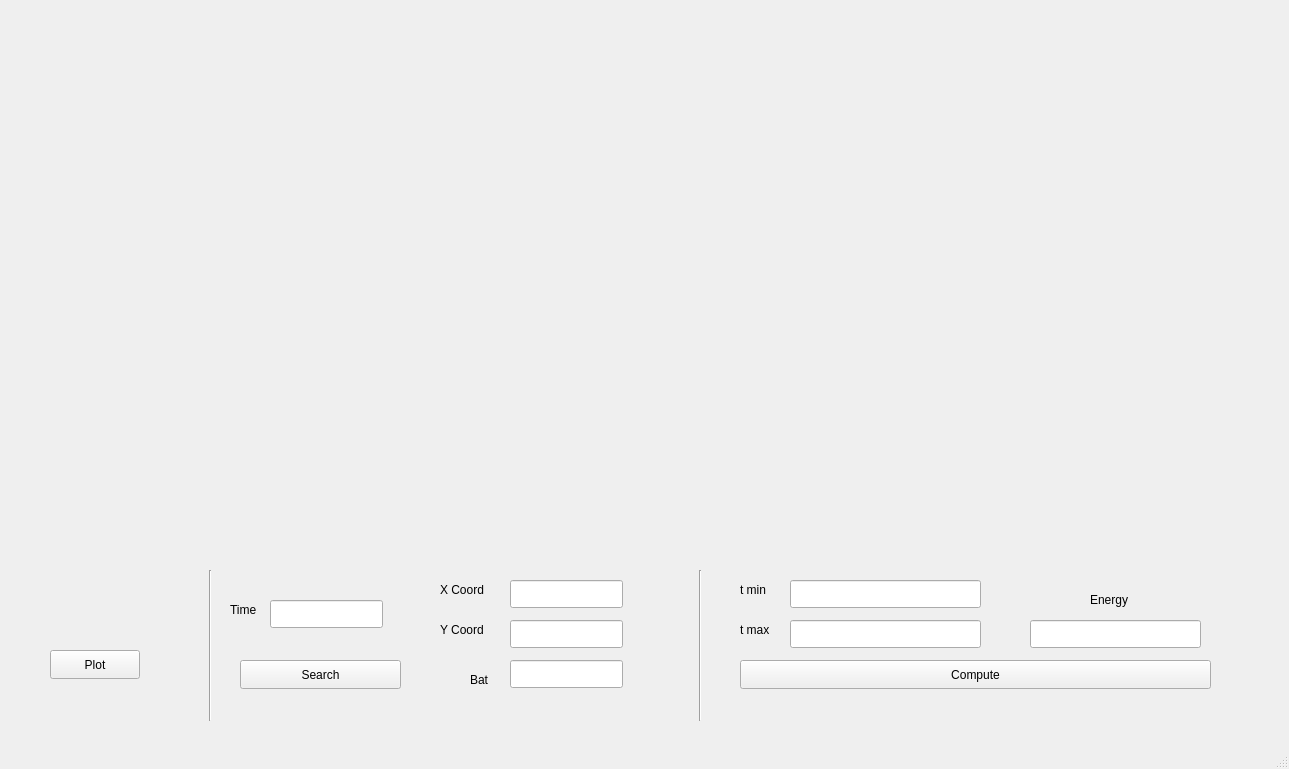
<?xml version="1.0" encoding="UTF-8"?>
<ui version="4.0">
 <class>MainWindow</class>
 <widget class="QMainWindow" name="MainWindow">
  <property name="geometry">
   <rect>
    <x>0</x>
    <y>0</y>
    <width>1289</width>
    <height>769</height>
   </rect>
  </property>
  <property name="windowTitle">
   <string>MainWindow</string>
  </property>
  <widget class="QWidget" name="centralwidget">
   <widget class="QCustomPlot" name="plot_1" native="true">
    <property name="geometry">
     <rect>
      <x>20</x>
      <y>20</y>
      <width>1251</width>
      <height>171</height>
     </rect>
    </property>
   </widget>
   <widget class="QCustomPlot" name="plot_2" native="true">
    <property name="geometry">
     <rect>
      <x>20</x>
      <y>210</y>
      <width>1251</width>
      <height>171</height>
     </rect>
    </property>
   </widget>
   <widget class="QCustomPlot" name="plot_3" native="true">
    <property name="geometry">
     <rect>
      <x>20</x>
      <y>390</y>
      <width>1251</width>
      <height>171</height>
     </rect>
    </property>
   </widget>
   <widget class="QLabel" name="label">
    <property name="geometry">
     <rect>
      <x>230</x>
      <y>600</y>
      <width>41</width>
      <height>20</height>
     </rect>
    </property>
    <property name="text">
     <string>Time</string>
    </property>
   </widget>
   <widget class="QLabel" name="label_2">
    <property name="geometry">
     <rect>
      <x>440</x>
      <y>580</y>
      <width>61</width>
      <height>20</height>
     </rect>
    </property>
    <property name="text">
     <string>X Coord</string>
    </property>
   </widget>
   <widget class="QLabel" name="label_3">
    <property name="geometry">
     <rect>
      <x>440</x>
      <y>620</y>
      <width>61</width>
      <height>20</height>
     </rect>
    </property>
    <property name="text">
     <string>Y Coord</string>
    </property>
   </widget>
   <widget class="QLabel" name="label_4">
    <property name="geometry">
     <rect>
      <x>470</x>
      <y>670</y>
      <width>21</width>
      <height>20</height>
     </rect>
    </property>
    <property name="text">
     <string>Bat</string>
    </property>
   </widget>
   <widget class="QLabel" name="label_5">
    <property name="geometry">
     <rect>
      <x>740</x>
      <y>580</y>
      <width>41</width>
      <height>20</height>
     </rect>
    </property>
    <property name="text">
     <string>t min</string>
    </property>
   </widget>
   <widget class="QLabel" name="label_6">
    <property name="geometry">
     <rect>
      <x>740</x>
      <y>620</y>
      <width>41</width>
      <height>20</height>
     </rect>
    </property>
    <property name="text">
     <string>t max</string>
    </property>
   </widget>
   <widget class="QLabel" name="label_7">
    <property name="geometry">
     <rect>
      <x>1090</x>
      <y>590</y>
      <width>51</width>
      <height>20</height>
     </rect>
    </property>
    <property name="text">
     <string>Energy</string>
    </property>
   </widget>
   <widget class="QPushButton" name="btplot">
    <property name="geometry">
     <rect>
      <x>50</x>
      <y>650</y>
      <width>90</width>
      <height>29</height>
     </rect>
    </property>
    <property name="text">
     <string>Plot</string>
    </property>
   </widget>
   <widget class="QPushButton" name="btsearch">
    <property name="geometry">
     <rect>
      <x>240</x>
      <y>660</y>
      <width>161</width>
      <height>29</height>
     </rect>
    </property>
    <property name="text">
     <string>Search</string>
    </property>
   </widget>
   <widget class="QPushButton" name="compute">
    <property name="geometry">
     <rect>
      <x>740</x>
      <y>660</y>
      <width>471</width>
      <height>29</height>
     </rect>
    </property>
    <property name="text">
     <string>Compute</string>
    </property>
   </widget>
   <widget class="Line" name="line">
    <property name="geometry">
     <rect>
      <x>200</x>
      <y>570</y>
      <width>20</width>
      <height>151</height>
     </rect>
    </property>
    <property name="orientation">
     <enum>Qt::Orientation::Vertical</enum>
    </property>
   </widget>
   <widget class="Line" name="line_2">
    <property name="geometry">
     <rect>
      <x>690</x>
      <y>570</y>
      <width>20</width>
      <height>151</height>
     </rect>
    </property>
    <property name="orientation">
     <enum>Qt::Orientation::Vertical</enum>
    </property>
   </widget>
   <widget class="QLineEdit" name="time_search">
    <property name="geometry">
     <rect>
      <x>270</x>
      <y>600</y>
      <width>113</width>
      <height>28</height>
     </rect>
    </property>
   </widget>
   <widget class="QLineEdit" name="xcoord">
    <property name="geometry">
     <rect>
      <x>510</x>
      <y>580</y>
      <width>113</width>
      <height>28</height>
     </rect>
    </property>
   </widget>
   <widget class="QLineEdit" name="ycoord">
    <property name="geometry">
     <rect>
      <x>510</x>
      <y>620</y>
      <width>113</width>
      <height>28</height>
     </rect>
    </property>
   </widget>
   <widget class="QLineEdit" name="baterylvl">
    <property name="geometry">
     <rect>
      <x>510</x>
      <y>660</y>
      <width>113</width>
      <height>28</height>
     </rect>
    </property>
   </widget>
   <widget class="QLineEdit" name="txt_tmin">
    <property name="geometry">
     <rect>
      <x>790</x>
      <y>580</y>
      <width>191</width>
      <height>28</height>
     </rect>
    </property>
   </widget>
   <widget class="QLineEdit" name="txt_tmax">
    <property name="geometry">
     <rect>
      <x>790</x>
      <y>620</y>
      <width>191</width>
      <height>28</height>
     </rect>
    </property>
   </widget>
   <widget class="QLineEdit" name="integral">
    <property name="geometry">
     <rect>
      <x>1030</x>
      <y>620</y>
      <width>171</width>
      <height>28</height>
     </rect>
    </property>
   </widget>
  </widget>
  <widget class="QMenuBar" name="menubar">
   <property name="geometry">
    <rect>
     <x>0</x>
     <y>0</y>
     <width>1289</width>
     <height>25</height>
    </rect>
   </property>
  </widget>
  <widget class="QStatusBar" name="statusbar"/>
 </widget>
 <customwidgets>
  <customwidget>
   <class>QCustomPlot</class>
   <extends>QWidget</extends>
   <header>qcustomplot.h</header>
   <container>1</container>
  </customwidget>
 </customwidgets>
 <resources/>
 <connections/>
</ui>
